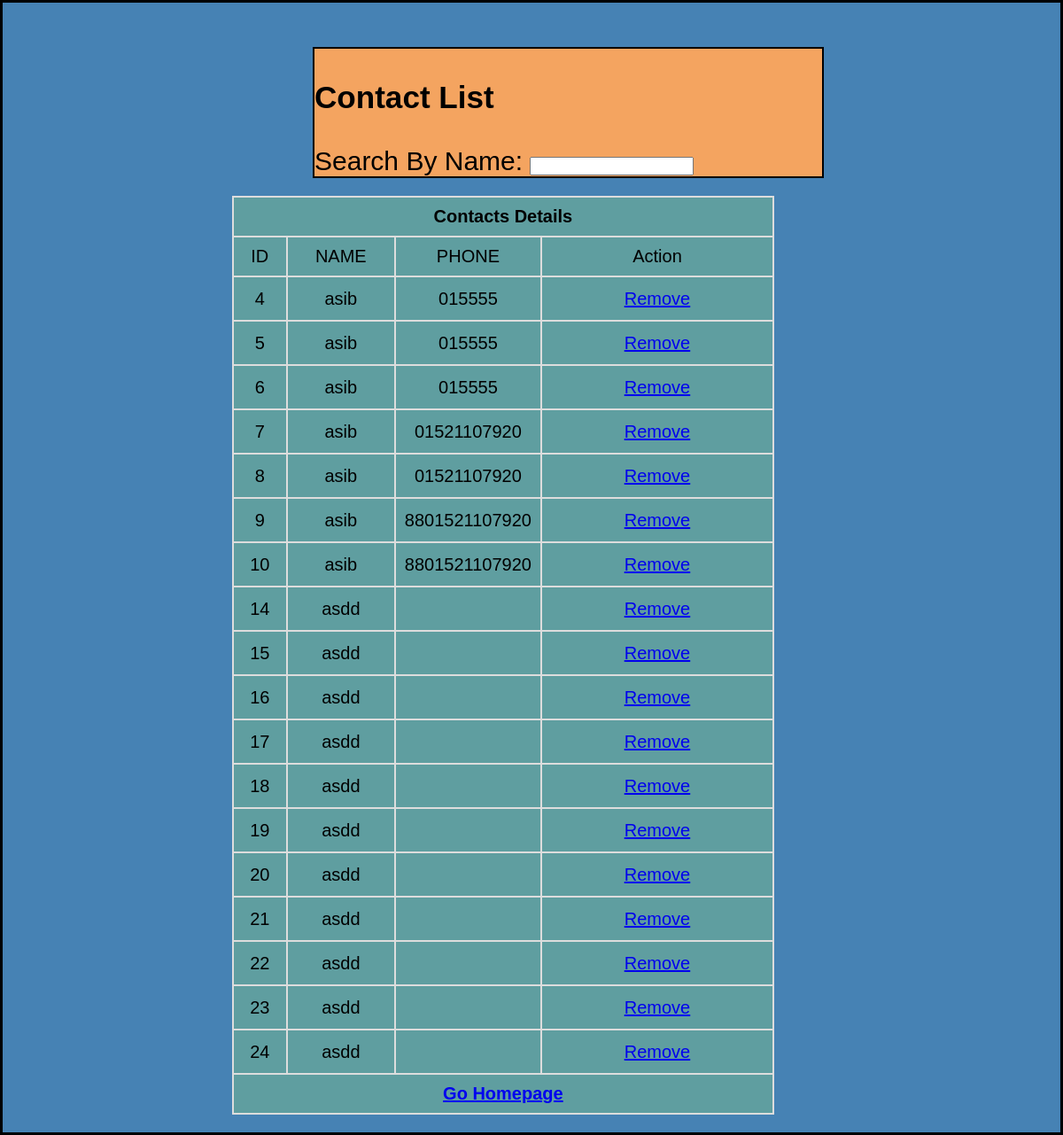
The app's page /finalweb/contact.php with its own data.
### tables this page shows
CREATE TABLE `profileinfo` (
  `profileid` int(10) NOT NULL,
  `name` varchar(30) NOT NULL,
  `phone` varchar(30) NOT NULL,
  `email` varchar(30) NOT NULL,
  `address` varchar(30) NOT NULL,
  `companyname` varchar(30) NOT NULL,
  `id` varchar(10) NOT NULL
);

### finalweb/contact.php (the view, shortened to what this page needs)
<?php
$id=$_SESSION['id'];
include 'databaseFile.php';
function getUserTable()
{
    global $connection;
    global $id;
    $where = "where id=\"$id\" ";
    echo "
            <table border= \"0px solid black\" bordercolor='black'  width='90%' align='center' cellspacing='5px'   border-bottom='1px'>
             <tr>
                 <th height=\"30\" colspan=\"4\">
                      Contacts Details
                 </th>
             </tr>
             <tr>
                <td height=\"20\" width=\"10%\">ID</td>
                <td height=\"20\" width=\"20%\">NAME</td>
                <td>PHONE</td>
                <td>Action</td>
             </tr>";
    $sql = "SELECT * FROM profileinfo $where ";
    $result = mysqli_query($connection, $sql);
    while ($row = mysqli_fetch_array($result)) {
        echo "
                    <tr>
                        <td height='50'>$row[0]</td>
                        <td>$row[1]</td>
                        <td>$row[2]</td>
						<td id='e'><a href='delete.php?state=contact&profileid=$row[0]'>Remove</a></td>
                        <!--<td id='e'><a href='edit.php?id=$row[0]'>Edit</a></td>
                        -->
                    </tr>
                ";
    }
    echo "
                <tr colspan='6'>
                         <th height=\"30\" colspan=\"8\">
                              <a href='home.php'>Go Homepage</a>
                         </th>
                    </tr>
            </table>
            </form>
            ";
}
$state = isset($_REQUEST["state"]) ? $_REQUEST["state"] : "";
switch ($state) {
    default:
        ?>
		<html>
		<head>
		</head>
		<div id="body">
			<div id="header">
			<h3> Contact List </h3>
			Search By Name:
			<input id="search" type="text" name="search" onkeyup="search()">
			</div>
        <div id="tab">
            <?php
            getUserTable();
            ?>
        </div>
		</div>
		</html>
        <?php
        break;
}

### finalweb/contact.php (style rules this page uses)
html { min-width: 100%; min-height: 100%; background-position: top center; background-color: #2F4F4F; }
#header { font-family: arial; font-size: 30px; margin-left:350px; margin-top:50px; background-color:#F4A460; border:2px solid black; width:48%; }
#tab { align:center; margin:0 auto; width:60%; height:auto; }
table { border-collapse: collapse; width: auto; margin:20px; background-color:#5F9EA0; }
th, td { padding: 10px; text-align: center; border: 2px solid #ddd; font-family: arial; font-size: 20px; }
#e { background-color: ; padding:5px; font-family: arial; font-size: 20px; width:250px; }
h3 { align:center; }

### records on screen
profileinfo: profileid "4", name "asib", phone "015555"
profileinfo: profileid "5", name "asib", phone "015555"
profileinfo: profileid "6", name "asib", phone "015555"
profileinfo: profileid "7", name "asib", phone "01521107920"
profileinfo: profileid "8", name "asib", phone "01521107920"
profileinfo: profileid "9", name "asib", phone "8801521107920"
profileinfo: profileid "10", name "asib", phone "8801521107920"
profileinfo: profileid "14", name "asdd"
profileinfo: profileid "15", name "asdd"
profileinfo: profileid "16", name "asdd"
profileinfo: profileid "17", name "asdd"
profileinfo: profileid "18", name "asdd"
profileinfo: profileid "19", name "asdd"
profileinfo: profileid "20", name "asdd"
profileinfo: profileid "21", name "asdd"
profileinfo: profileid "22", name "asdd"
profileinfo: profileid "23", name "asdd"
profileinfo: profileid "24", name "asdd"
